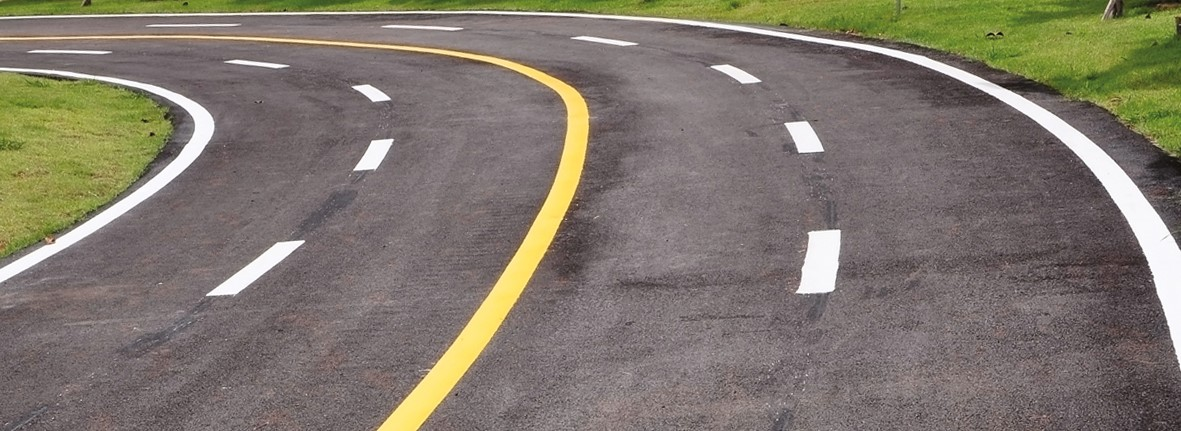
#> input picture Odev-4/lines6.jpg, 1181 x 431 px
$ python Odev-4.py
#> lines starting #> are read from the running program, lines starting #| are printed output that depends on the picture; after the words box and inside, x2 and y2 are one past the last pixel; in counts of white or black regions, pixels touching at a corner belong together
import cv2
import numpy as np

img = cv2.imread("lines6.jpg")
#> img is the input picture: shape (431, 1181, 3); mean B, G, R 108.4, 119.5, 127.2
img_org = cv2.imread("lines6.jpg")

gray = cv2.cvtColor(img,cv2.COLOR_BGR2GRAY)
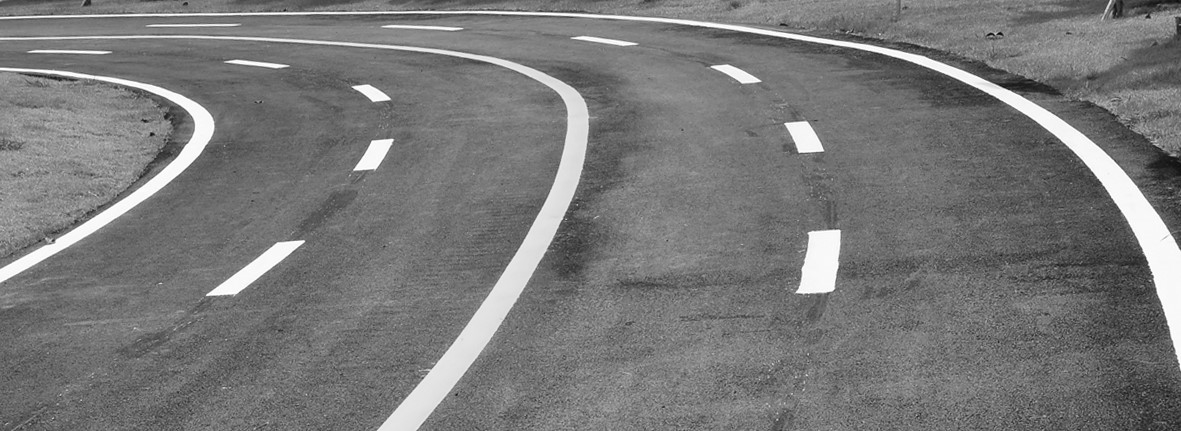
#> gray: shape (431, 1181); min 3, max 255, mean 120.6

blur = cv2.blur(gray,(2,2))

ret,thresh = cv2.threshold(blur,195,300,cv2.THRESH_BINARY)
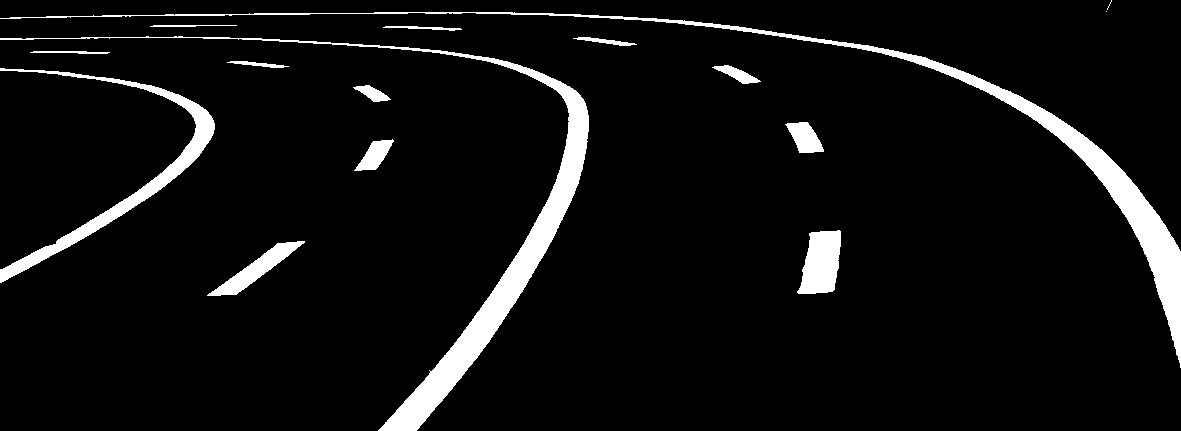
#> thresh: shape (431, 1181); 6.4% white; 16 white regions (2 under 20 px), largest, box (x1, y1, x2, y2) and area: (0, 36, 589, 431) 11242, (0, 12, 1181, 368) 10133, (0, 68, 215, 283) 4589

edges = cv2.Canny(thresh,100,200,apertureSize=5)
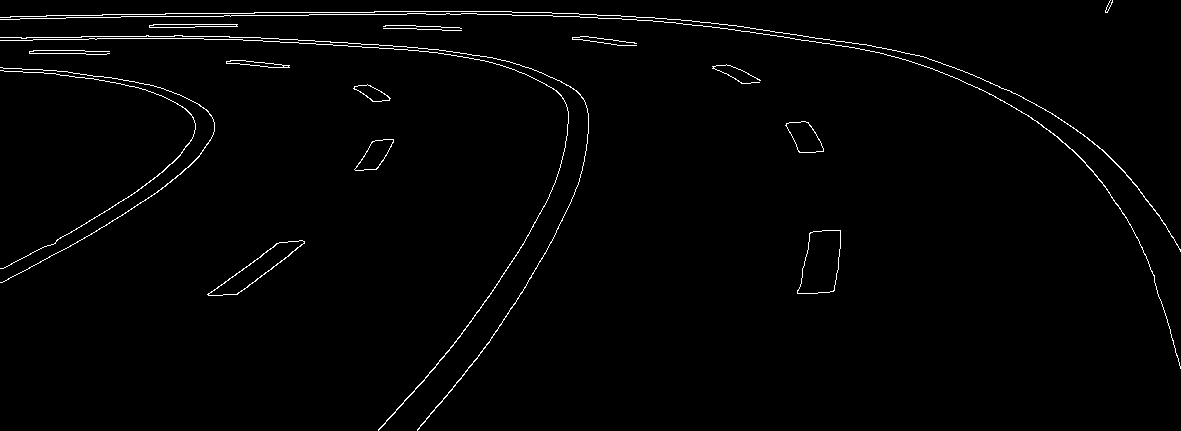
#> edges: shape (431, 1181); 1.4% white in thin lines or dots

lines = cv2.HoughLinesP(edges,1,np.pi/180,1)

for line in lines:
    x1,y1,x2,y2 = line[0]
    cv2.line(img,(x1,y1),(x2,y2),(255,0,0),2)
#> this loop made 6136 passes
#> (x1, y1, x2, y2) on passes 1 to 3: (557, 176, 557, 174), (58, 252, 58, 252), (469, 58, 469, 58)
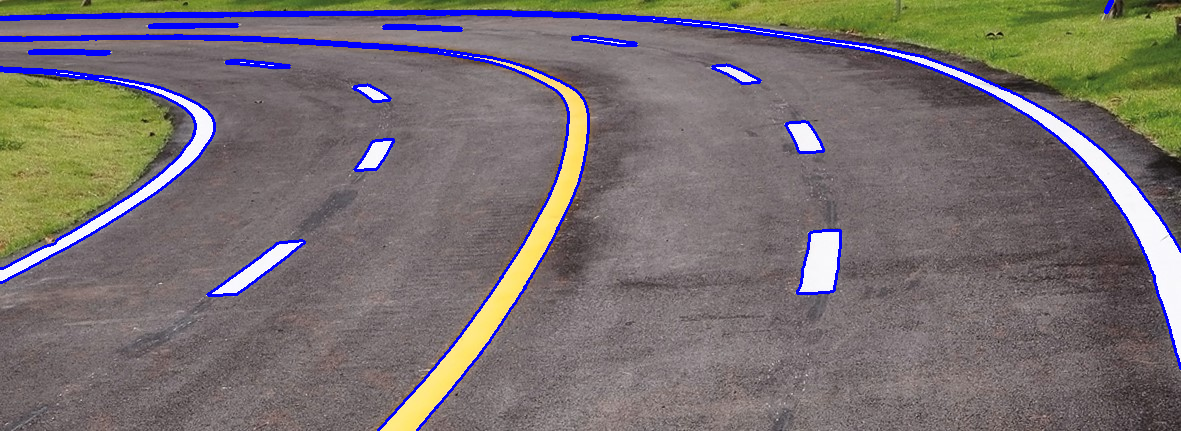
#> img: shape (431, 1181, 3); 3.99% of pixels changed, all inside (x1, y1, x2, y2) = (0, 0, 1181, 431)
    #cv2.line(img,(x1,y1),(x2,y2),(0,0,255),2) komutunda çizgiler kalın olduğu için şeritten taşmış ve içi boyanmış gibi görünebilir en sondaki 2 değerini 1 yapılırsa şeritlerden taşmadığı görülecektir.

cv2.imshow("original",img_org)
cv2.imshow("lines",img)

cv2.waitKey()
cv2.destroyAllWindows()
